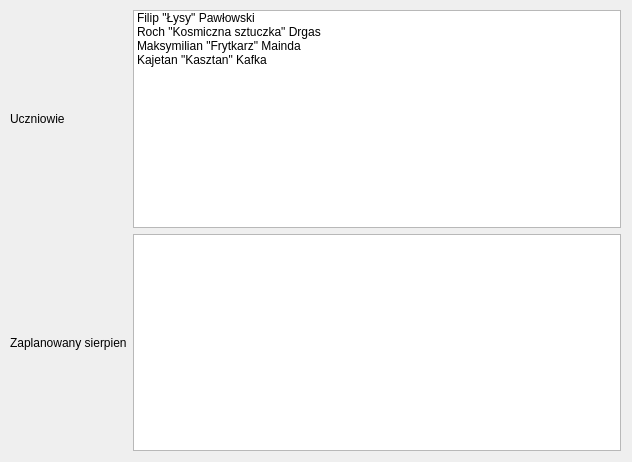
<?xml version="1.0" encoding="UTF-8"?>
<ui version="4.0">
 <class>Dialog</class>
 <widget class="QDialog" name="Dialog">
  <property name="geometry">
   <rect>
    <x>0</x>
    <y>0</y>
    <width>632</width>
    <height>462</height>
   </rect>
  </property>
  <property name="windowTitle">
   <string>Dialog</string>
  </property>
  <widget class="QWidget" name="gridLayoutWidget">
   <property name="geometry">
    <rect>
     <x>10</x>
     <y>10</y>
     <width>611</width>
     <height>441</height>
    </rect>
   </property>
   <layout class="QGridLayout" name="gridLayout">
    <item row="0" column="0">
     <widget class="QLabel" name="studentLabel">
      <property name="text">
       <string>Uczniowie</string>
      </property>
     </widget>
    </item>
    <item row="0" column="1">
     <widget class="QListWidget" name="studentLW">
      <item>
       <property name="text">
        <string>Filip &quot;Łysy&quot; Pawłowski</string>
       </property>
      </item>
      <item>
       <property name="text">
        <string>Roch &quot;Kosmiczna sztuczka&quot; Drgas</string>
       </property>
      </item>
      <item>
       <property name="text">
        <string>Maksymilian &quot;Frytkarz&quot; Mainda</string>
       </property>
      </item>
      <item>
       <property name="text">
        <string>Kajetan &quot;Kasztan&quot; Kafka</string>
       </property>
      </item>
     </widget>
    </item>
    <item row="1" column="1">
     <widget class="QListWidget" name="auStudentLW"/>
    </item>
    <item row="1" column="0">
     <widget class="QLabel" name="auStudentLabel">
      <property name="text">
       <string>Zaplanowany sierpien</string>
      </property>
     </widget>
    </item>
   </layout>
  </widget>
 </widget>
 <resources/>
 <connections/>
</ui>
